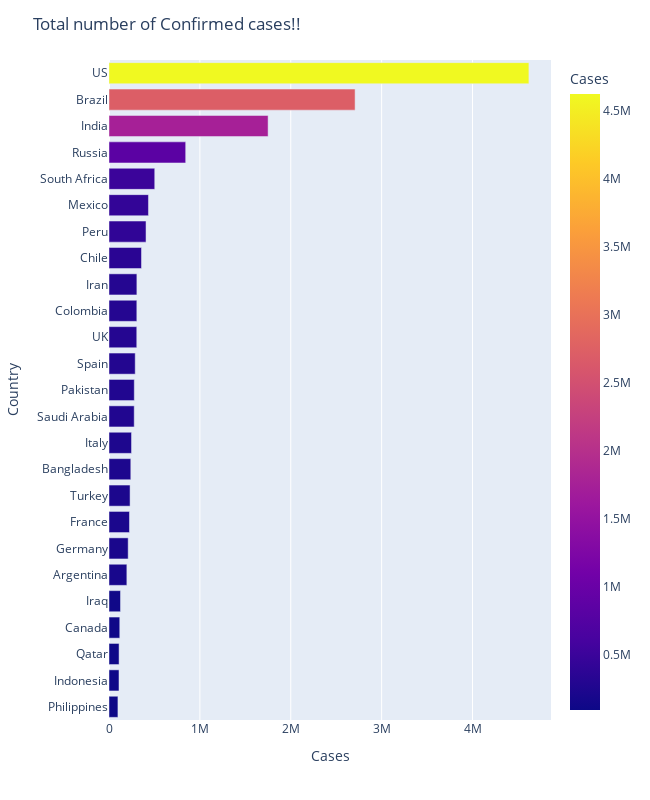
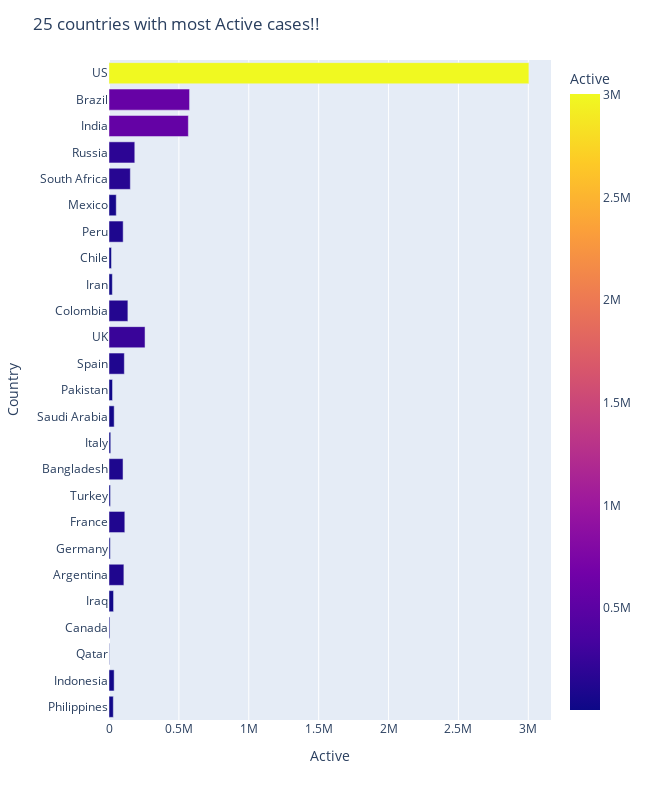
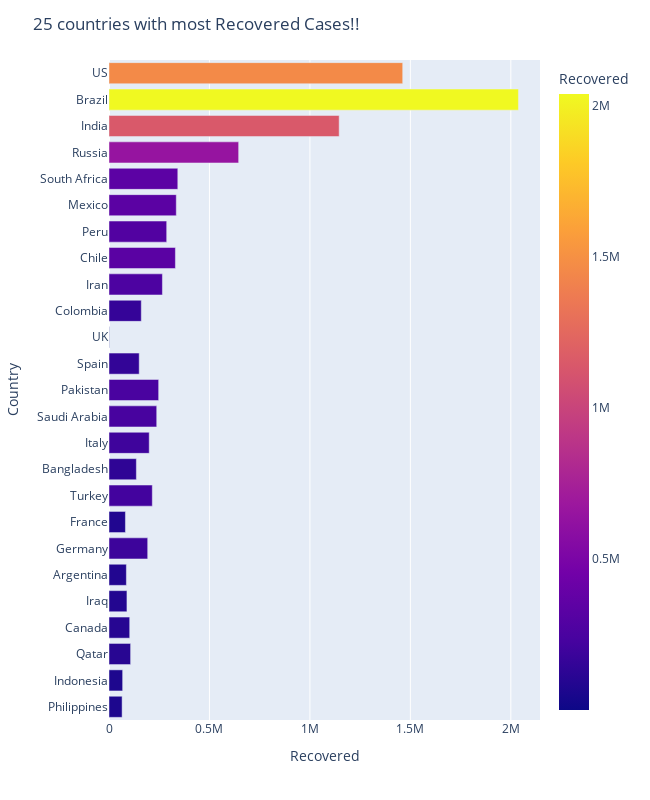
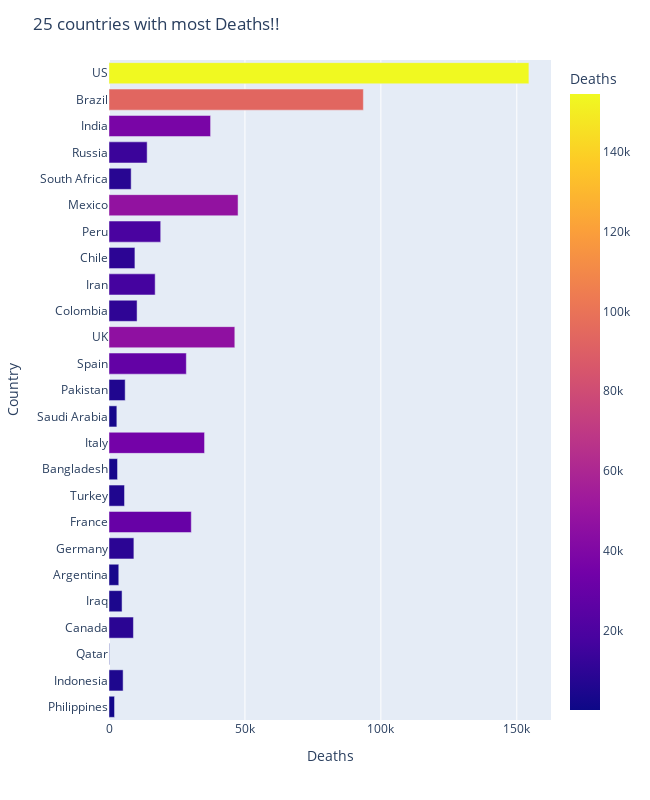

Notebook code cell kept with these figures, in order:
### Code cell
#Plotting top 25 countries with most cases.
chart=pd.DataFrame()
chart['Country']=dfr1.Country.sort_index(ascending = False)
chart['Cases']=dfr1.Cases
chart['Active']=dfr1.Active
chart['Recovered']=dfr1.Recovered
chart['Deaths']=dfr1.Deaths

fig = px.bar(chart, x='Cases', y='Country',
             hover_data=['Cases'], color='Cases',
             labels={},orientation='h', height=800, width=650)
fig.update_layout(title_text='Total number of Confirmed cases!!')
fig.show()

#Plotting top 25 countries with most Active cases.
fig = px.bar(chart, x='Active', y='Country',
             hover_data=['Active'], color='Active',
             labels={},orientation='h', height=800, width=650)
fig.update_layout(title_text='25 countries with most Active cases!!')
fig.show()

#Plotting top 25 countries with most Recovered Cases.
fig = px.bar(chart, x='Recovered', y='Country',
             hover_data=['Recovered'], color='Recovered',
             labels={},orientation='h', height=800, width=650)
fig.update_layout(title_text='25 countries with most Recovered Cases!!')
fig.show()

#Plotting top 25 countries with most Deaths.
fig = px.bar(chart, x='Deaths', y='Country',
             hover_data=['Deaths'], color='Deaths',
             labels={},orientation='h', height=800, width=650)
fig.update_layout(title_text='25 countries with most Deaths!!')
fig.show()

### Figure 1 — Plotly figure (JSON) as saved in the notebook; plotly's stock layout.template omitted (floating-point values rounded to 4 significant figures)
{"data": [{"alignmentgroup": "True", "customdata": [[98230.0], [109900.0], [110900.0], [118500.0], [126700.0], [196500.0], [211000.0], [225200.0], [231900.0], [239900.0], [247800.0], [277500.0], [278300.0], [288500.0], [305600.0], [306200.0], [306800.0], [357700.0], [407500.0], [434200.0], [503300.0], [843900.0], [1751000.0], [2708000.0], [4620000.0]], "hovertemplate": "Cases=%{marker.color}<br>Country=%{y}<extra></extra>", "legendgroup": "", "marker": {"color": [98230.0, 109900.0, 110900.0, 118500.0, 126700.0, 196500.0, 211000.0, 225200.0, 231900.0, 239900.0, 247800.0, 277500.0, 278300.0, 288500.0, 305600.0, 306200.0, 306800.0, 357700.0, 407500.0, 434200.0, 503300.0, 843900.0, 1751000.0, 2708000.0, 4620000.0], "coloraxis": "coloraxis"}, "name": "", "offsetgroup": "", "orientation": "h", "showlegend": false, "textposition": "auto", "type": "bar", "x": [98230.0, 109900.0, 110900.0, 118500.0, 126700.0, 196500.0, 211000.0, 225200.0, 231900.0, 239900.0, 247800.0, 277500.0, 278300.0, 288500.0, 305600.0, 306200.0, 306800.0, 357700.0, 407500.0, 434200.0, 503300.0, 843900.0, 1751000.0, 2708000.0, 4620000.0], "xaxis": "x", "y": ["Philippines", "Indonesia", "Qatar", "Canada", "Iraq", "Argentina", "Germany", "France", "Turkey", "Bangladesh", "Italy", "Saudi Arabia", "Pakistan", "Spain", "UK", "Colombia", "Iran", "Chile", "Peru", "Mexico", "South Africa", "Russia", "India", "Brazil", "US"], "yaxis": "y"}], "layout": {"barmode": "relative", "coloraxis": {"colorbar": {"title": {"text": "Cases"}}, "colorscale": [[0.0, "#0d0887"], [0.1111, "#46039f"], [0.2222, "#7201a8"], [0.3333, "#9c179e"], [0.4444, "#bd3786"], [0.5556, "#d8576b"], [0.6667, "#ed7953"], [0.7778, "#fb9f3a"], [0.8889, "#fdca26"], [1.0, "#f0f921"]]}, "height": 800, "legend": {"tracegroupgap": 0}, "margin": {"t": 60}, "title": {"text": "Total number of Confirmed cases!!"}, "width": 650, "xaxis": {"anchor": "y", "domain": [0.0, 1.0], "title": {"text": "Cases"}}, "yaxis": {"anchor": "x", "domain": [0.0, 1.0], "title": {"text": "Country"}}}}

### Figure 2 — Plotly figure (JSON) as saved in the notebook; plotly's stock layout.template omitted (floating-point values rounded to 4 significant figures)
{"data": [{"alignmentgroup": "True", "customdata": [[30930.0], [36820.0], [3159.0], [6465.0], [32620.0], [106400.0], [9215.0], [113200.0], [10640.0], [100500.0], [12460.0], [37040.0], [25180.0], [109700.0], [257900.0], [135100.0], [23940.0], [17620.0], [101300.0], [51850.0], [152700.0], [184500.0], [567700.0], [576300.0], [3004000.0]], "hovertemplate": "Active=%{marker.color}<br>Country=%{y}<extra></extra>", "legendgroup": "", "marker": {"color": [30930.0, 36820.0, 3159.0, 6465.0, 32620.0, 106400.0, 9215.0, 113200.0, 10640.0, 100500.0, 12460.0, 37040.0, 25180.0, 109700.0, 257900.0, 135100.0, 23940.0, 17620.0, 101300.0, 51850.0, 152700.0, 184500.0, 567700.0, 576300.0, 3004000.0], "coloraxis": "coloraxis"}, "name": "", "offsetgroup": "", "orientation": "h", "showlegend": false, "textposition": "auto", "type": "bar", "x": [30930.0, 36820.0, 3159.0, 6465.0, 32620.0, 106400.0, 9215.0, 113200.0, 10640.0, 100500.0, 12460.0, 37040.0, 25180.0, 109700.0, 257900.0, 135100.0, 23940.0, 17620.0, 101300.0, 51850.0, 152700.0, 184500.0, 567700.0, 576300.0, 3004000.0], "xaxis": "x", "y": ["Philippines", "Indonesia", "Qatar", "Canada", "Iraq", "Argentina", "Germany", "France", "Turkey", "Bangladesh", "Italy", "Saudi Arabia", "Pakistan", "Spain", "UK", "Colombia", "Iran", "Chile", "Peru", "Mexico", "South Africa", "Russia", "India", "Brazil", "US"], "yaxis": "y"}], "layout": {"barmode": "relative", "coloraxis": {"colorbar": {"title": {"text": "Active"}}, "colorscale": [[0.0, "#0d0887"], [0.1111, "#46039f"], [0.2222, "#7201a8"], [0.3333, "#9c179e"], [0.4444, "#bd3786"], [0.5556, "#d8576b"], [0.6667, "#ed7953"], [0.7778, "#fb9f3a"], [0.8889, "#fdca26"], [1.0, "#f0f921"]]}, "height": 800, "legend": {"tracegroupgap": 0}, "margin": {"t": 60}, "title": {"text": "25 countries with most Active cases!!"}, "width": 650, "xaxis": {"anchor": "y", "domain": [0.0, 1.0], "title": {"text": "Active"}}, "yaxis": {"anchor": "x", "domain": [0.0, 1.0], "title": {"text": "Country"}}}}

### Figure 3 — Plotly figure (JSON) as saved in the notebook; plotly's stock layout.template omitted (floating-point values rounded to 4 significant figures)
{"data": [{"alignmentgroup": "True", "customdata": [[65260.0], [67920.0], [107600.0], [103100.0], [89280.0], [86500.0], [192600.0], [81760.0], [215500.0], [136300.0], [200200.0], [237500.0], [247200.0], [150400.0], [1441.0], [160700.0], [265800.0], [330500.0], [287100.0], [334900.0], [342500.0], [645300.0], [1146000.0], [2038000.0], [1462000.0]], "hovertemplate": "Recovered=%{marker.color}<br>Country=%{y}<extra></extra>", "legendgroup": "", "marker": {"color": [65260.0, 67920.0, 107600.0, 103100.0, 89280.0, 86500.0, 192600.0, 81760.0, 215500.0, 136300.0, 200200.0, 237500.0, 247200.0, 150400.0, 1441.0, 160700.0, 265800.0, 330500.0, 287100.0, 334900.0, 342500.0, 645300.0, 1146000.0, 2038000.0, 1462000.0], "coloraxis": "coloraxis"}, "name": "", "offsetgroup": "", "orientation": "h", "showlegend": false, "textposition": "auto", "type": "bar", "x": [65260.0, 67920.0, 107600.0, 103100.0, 89280.0, 86500.0, 192600.0, 81760.0, 215500.0, 136300.0, 200200.0, 237500.0, 247200.0, 150400.0, 1441.0, 160700.0, 265800.0, 330500.0, 287100.0, 334900.0, 342500.0, 645300.0, 1146000.0, 2038000.0, 1462000.0], "xaxis": "x", "y": ["Philippines", "Indonesia", "Qatar", "Canada", "Iraq", "Argentina", "Germany", "France", "Turkey", "Bangladesh", "Italy", "Saudi Arabia", "Pakistan", "Spain", "UK", "Colombia", "Iran", "Chile", "Peru", "Mexico", "South Africa", "Russia", "India", "Brazil", "US"], "yaxis": "y"}], "layout": {"barmode": "relative", "coloraxis": {"colorbar": {"title": {"text": "Recovered"}}, "colorscale": [[0.0, "#0d0887"], [0.1111, "#46039f"], [0.2222, "#7201a8"], [0.3333, "#9c179e"], [0.4444, "#bd3786"], [0.5556, "#d8576b"], [0.6667, "#ed7953"], [0.7778, "#fb9f3a"], [0.8889, "#fdca26"], [1.0, "#f0f921"]]}, "height": 800, "legend": {"tracegroupgap": 0}, "margin": {"t": 60}, "title": {"text": "25 countries with most Recovered Cases!!"}, "width": 650, "xaxis": {"anchor": "y", "domain": [0.0, 1.0], "title": {"text": "Recovered"}}, "yaxis": {"anchor": "x", "domain": [0.0, 1.0], "title": {"text": "Country"}}}}

### Figure 4 — Plotly figure (JSON) as saved in the notebook; plotly's stock layout.template omitted (floating-point values rounded to 4 significant figures)
{"data": [{"alignmentgroup": "True", "customdata": [[2039.0], [5193.0], [174.0], [8986.0], [4805.0], [3596.0], [9154.0], [30270.0], [5710.0], [3132.0], [35150.0], [2887.0], [5951.0], [28440.0], [46280.0], [10330.0], [16980.0], [9533.0], [19020.0], [47470.0], [8153.0], [14030.0], [37360.0], [93560.0], [154400.0]], "hovertemplate": "Deaths=%{marker.color}<br>Country=%{y}<extra></extra>", "legendgroup": "", "marker": {"color": [2039.0, 5193.0, 174.0, 8986.0, 4805.0, 3596.0, 9154.0, 30270.0, 5710.0, 3132.0, 35150.0, 2887.0, 5951.0, 28440.0, 46280.0, 10330.0, 16980.0, 9533.0, 19020.0, 47470.0, 8153.0, 14030.0, 37360.0, 93560.0, 154400.0], "coloraxis": "coloraxis"}, "name": "", "offsetgroup": "", "orientation": "h", "showlegend": false, "textposition": "auto", "type": "bar", "x": [2039.0, 5193.0, 174.0, 8986.0, 4805.0, 3596.0, 9154.0, 30270.0, 5710.0, 3132.0, 35150.0, 2887.0, 5951.0, 28440.0, 46280.0, 10330.0, 16980.0, 9533.0, 19020.0, 47470.0, 8153.0, 14030.0, 37360.0, 93560.0, 154400.0], "xaxis": "x", "y": ["Philippines", "Indonesia", "Qatar", "Canada", "Iraq", "Argentina", "Germany", "France", "Turkey", "Bangladesh", "Italy", "Saudi Arabia", "Pakistan", "Spain", "UK", "Colombia", "Iran", "Chile", "Peru", "Mexico", "South Africa", "Russia", "India", "Brazil", "US"], "yaxis": "y"}], "layout": {"barmode": "relative", "coloraxis": {"colorbar": {"title": {"text": "Deaths"}}, "colorscale": [[0.0, "#0d0887"], [0.1111, "#46039f"], [0.2222, "#7201a8"], [0.3333, "#9c179e"], [0.4444, "#bd3786"], [0.5556, "#d8576b"], [0.6667, "#ed7953"], [0.7778, "#fb9f3a"], [0.8889, "#fdca26"], [1.0, "#f0f921"]]}, "height": 800, "legend": {"tracegroupgap": 0}, "margin": {"t": 60}, "title": {"text": "25 countries with most Deaths!!"}, "width": 650, "xaxis": {"anchor": "y", "domain": [0.0, 1.0], "title": {"text": "Deaths"}}, "yaxis": {"anchor": "x", "domain": [0.0, 1.0], "title": {"text": "Country"}}}}
